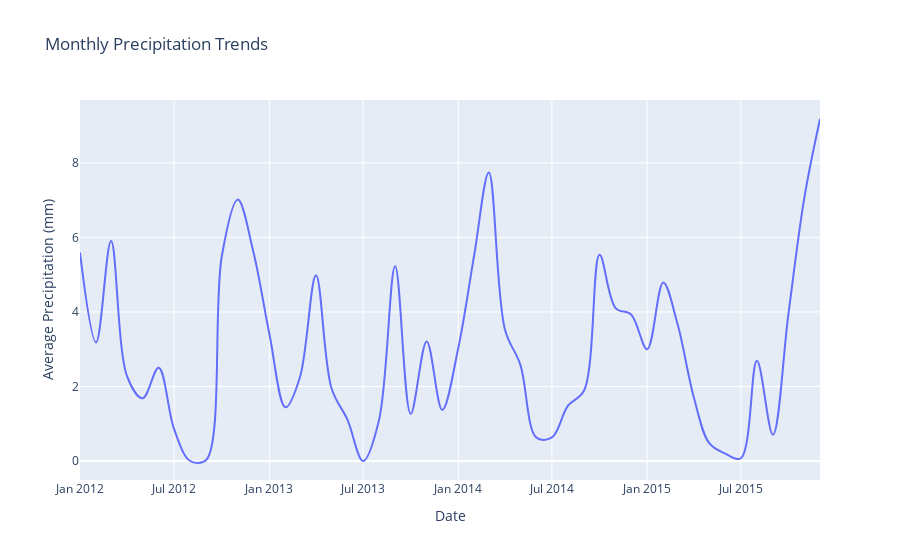
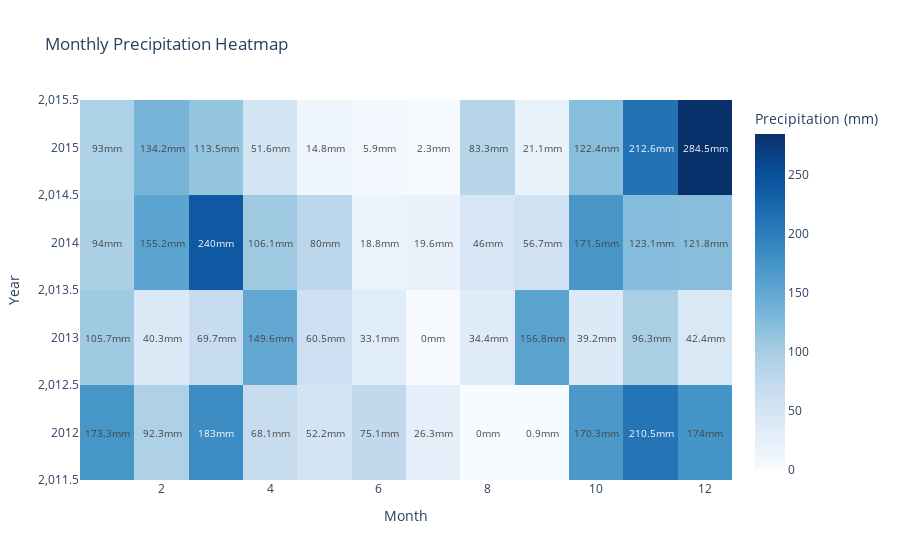
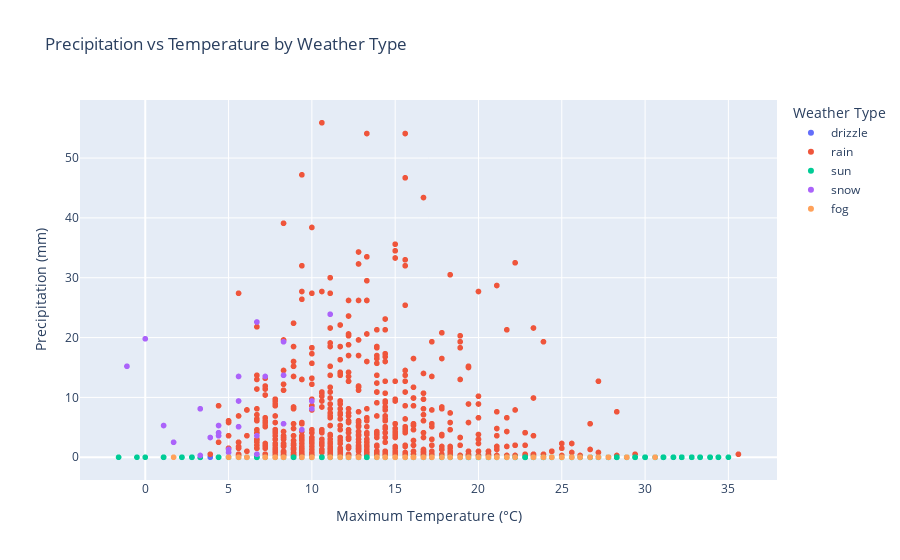
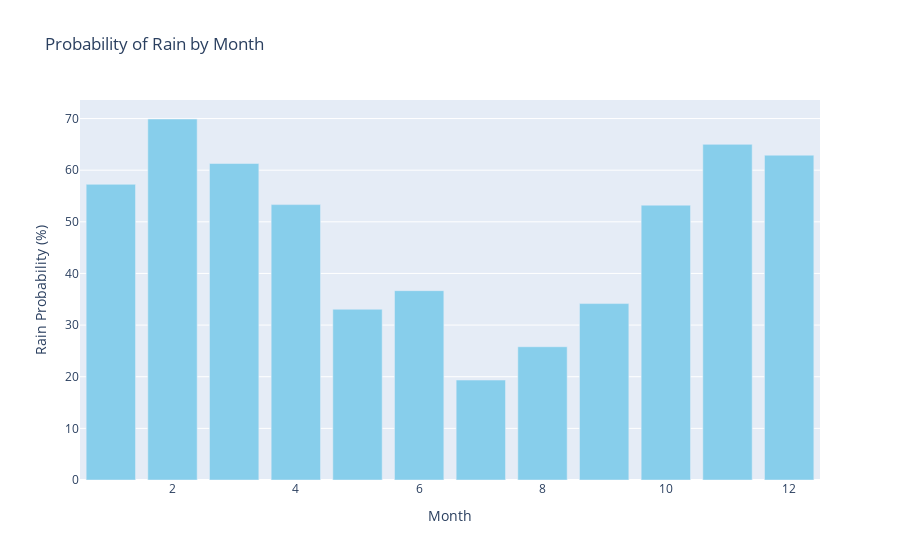

Notebook cell for these charts, in order:
### Markdown cell above
## 2. Precipitation Analysis

### Code cell
# 2.1 Monthly Precipitation Patterns
monthly_precip = df.groupby(['year', 'month'])['precipitation'].mean().reset_index()
monthly_precip['date'] = pd.to_datetime(monthly_precip[['year', 'month']].assign(DAY=1))

fig = px.line(monthly_precip, x='date', y='precipitation',
              title='Monthly Precipitation Trends',
              line_shape='spline')
fig.update_layout(
    xaxis_title='Date',
    yaxis_title='Average Precipitation (mm)'
)
fig.show()

# 2.2 Precipitation Calendar Heatmap
precip_pivot = df.pivot_table(values='precipitation', 
                             index=df['date'].dt.year,
                             columns=df['date'].dt.month,
                             aggfunc='sum')

fig = go.Figure(data=go.Heatmap(
    z=precip_pivot,
    x=precip_pivot.columns,
    y=precip_pivot.index,
    colorscale='Blues',
    text=np.round(precip_pivot, 1),
    texttemplate='%{text}mm',
    textfont={"size": 10},
    colorbar=dict(title='Precipitation (mm)')
))

fig.update_layout(
    title='Monthly Precipitation Heatmap',
    xaxis_title='Month',
    yaxis_title='Year'
)
fig.show()

# 2.3 Precipitation vs Temperature Scatter
fig = px.scatter(df, x='temp_max', y='precipitation', 
                 color='weather', 
                 title='Precipitation vs Temperature by Weather Type',
                 labels={'temp_max': 'Maximum Temperature (°C)',
                        'precipitation': 'Precipitation (mm)',
                        'weather': 'Weather Type'},
                 hover_data=['date'])
fig.show()

# 2.4 Rain Probability by Month
monthly_rain_prob = df.groupby('month')['weather'].apply(
    lambda x: (x.isin(['rain', 'drizzle'])).mean() * 100
).reset_index()
monthly_rain_prob.columns = ['month', 'rain_probability']

fig = go.Figure()
fig.add_trace(go.Bar(
    x=monthly_rain_prob['month'],
    y=monthly_rain_prob['rain_probability'],
    marker_color='skyblue'
))

fig.update_layout(
    title='Probability of Rain by Month',
    xaxis_title='Month',
    yaxis_title='Rain Probability (%)',
    showlegend=False
)
fig.show()
